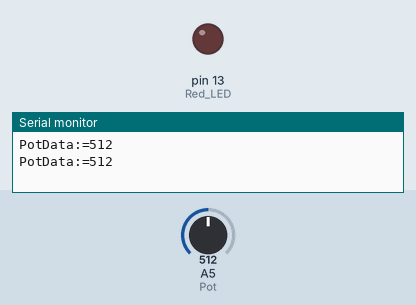
Simulated run of this sketch. Board: Arduino Uno, built with avr-gcc and run on an emulated ATmega328P. On the bench: output pins drawn as LEDs (lit = HIGH), the last lines printed to the serial monitor. Inputs (shaded band) come from the test bench; at power-on: A5 (Pot) = 512.

Above: at 1.8 s.
1.9 s: A5 (Pot) set to 488
At 2.5 s:
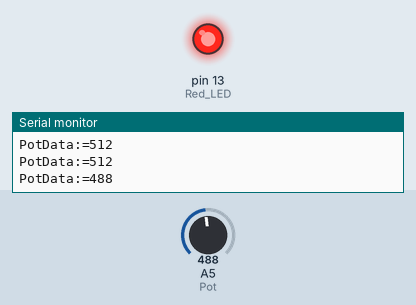
3.5 s: A5 (Pot) set to 510
At 5.2 s:
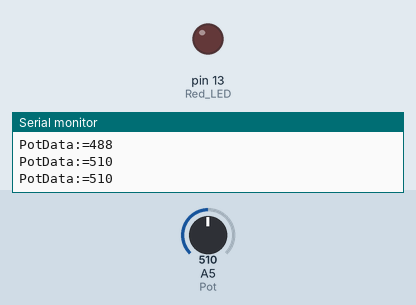
5.5 s: A5 (Pot) set to 490
At 6.8 s:
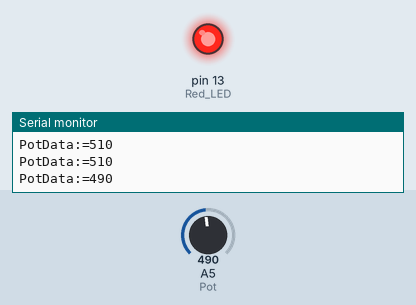
Timing chart, 0 to 8.5 s (numbered marks = the images above; inputs shaded):
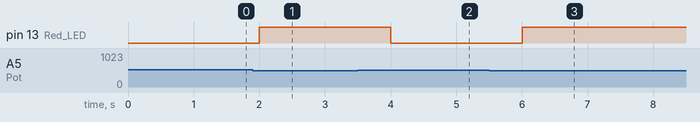

Measured:
- the behaviour switches between 500 and 499 on A5 (Pot) (found by bisection; images 0 and 1)
- after the input at 1.9 s, pin 13 (Red_LED): LOW → HIGH after 0.10 s
- after the input at 3.5 s, pin 13 (Red_LED): HIGH → LOW after 0.50 s
- after the input at 5.5 s, pin 13 (Red_LED): LOW → HIGH after 0.50 s

The sketch:

Potentiometer.ino
```cpp
#define Pot A5
#define Red_LED 13
void setup()
{
 pinMode(Pot,INPUT);
 pinMode(Red_LED,OUTPUT);
 Serial.begin(9600);
}

void loop()
{
  int PotData = analogRead(Pot);
  Serial.print("PotData:=");
  Serial.println(PotData);
  if (PotData < 500)
  {digitalWrite(Red_LED,HIGH);}
  else
  {digitalWrite(Red_LED,LOW);}
  delay(1000);


}
```
